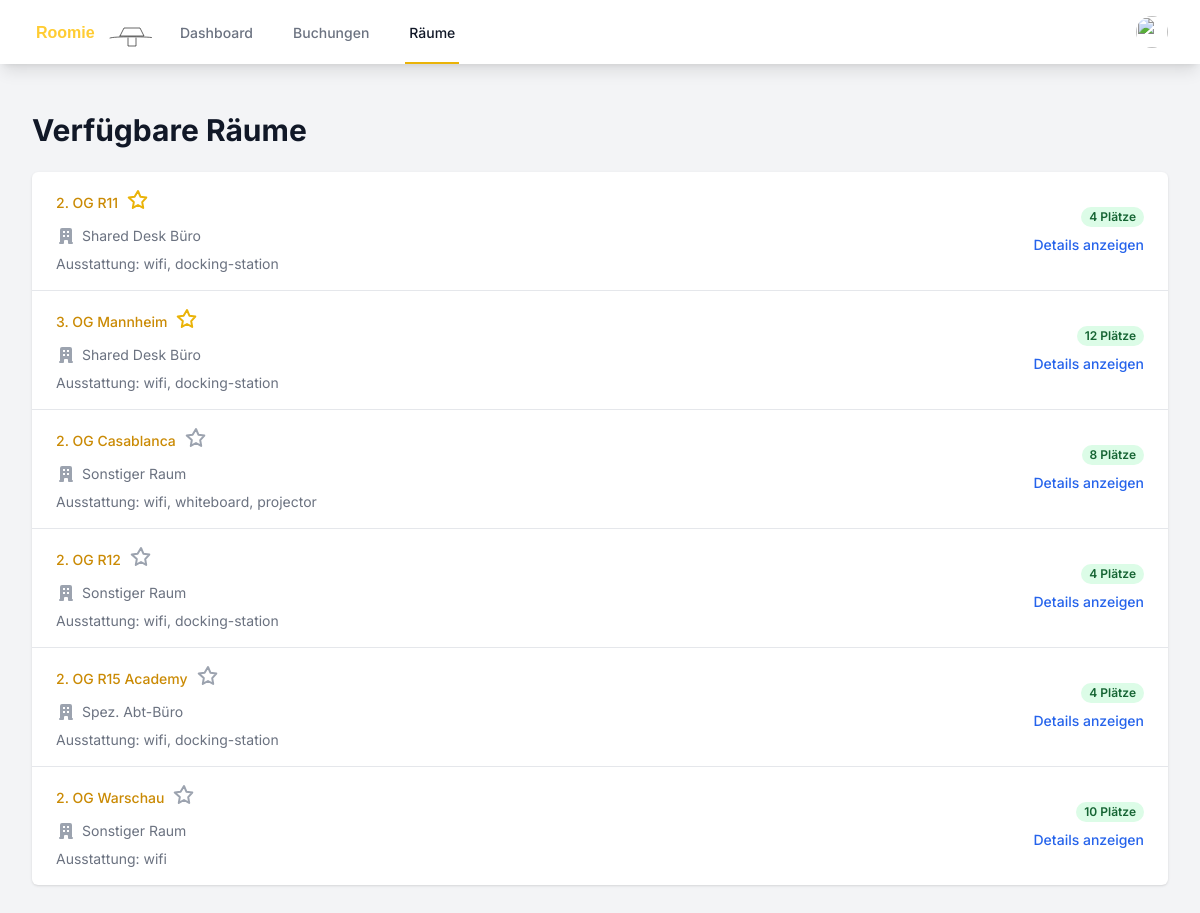
The app's page /rooms.php (signed in), older data.
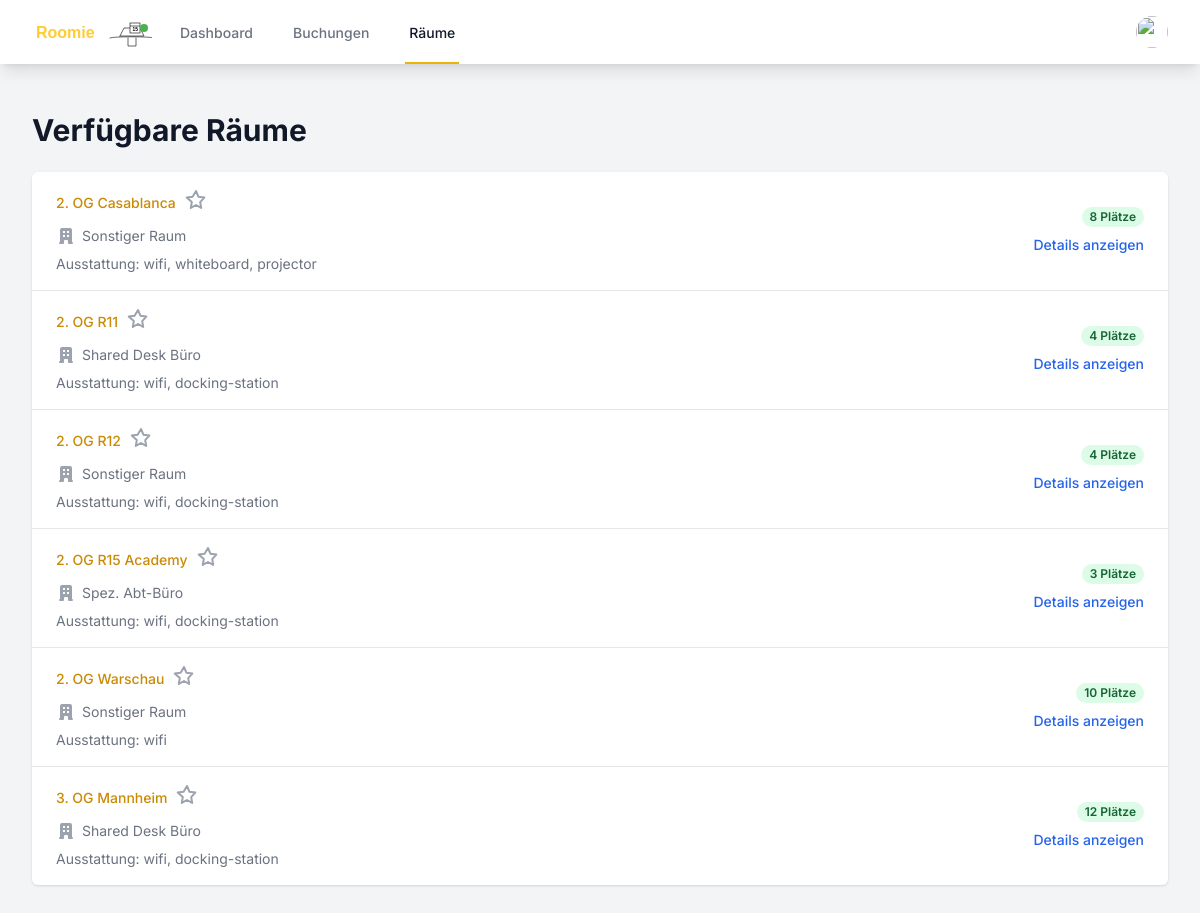
The same page, newer data.
### tables this page shows
CREATE TABLE rooms (
        id INTEGER PRIMARY KEY AUTOINCREMENT,
        name TEXT NOT NULL,
        type TEXT NOT NULL,
        capacity INTEGER DEFAULT 0,
        is_favorite INTEGER DEFAULT 0,
        equipment TEXT
    );

### rooms.php (the view, shortened to what this page needs)
<?php
require_once 'auth.php';
try {
    $db = getDatabaseConnection();
    $stmt = $db->query('SELECT r.id, r.name, r.type, r.capacity, r.equipment, r.is_favorite
                        FROM rooms r
                        ORDER BY r.is_favorite DESC, r.name');
    $rooms = $stmt->fetchAll(PDO::FETCH_ASSOC);
} catch (PDOException $e) {
    $error = "Datenbankfehler: " . $e->getMessage();
}
function getRoomTypeName($type)
{
    switch ($type) {
        case 'shared-desk':
            return 'Shared Desk Büro';
        case 'spez-abt-buro':
            return 'Spez. Abt-Büro';
        default:
            return 'Sonstiger Raum';
    }
}
?>
<!DOCTYPE html>
<html lang="de">
<head>
    <script src="https://cdn.tailwindcss.com"></script>
    <link rel="stylesheet" href="styles.css">
</head>
<body class="bg-gray-100">
    <nav class="bg-white shadow-lg">
        <div class="max-w-7xl mx-auto px-4 sm:px-6 lg:px-8">
            <div class="flex justify-between h-16">
                <div class="flex">
                    <div class="flex-shrink-0 flex items-center">
                        <img class="h-8 w-auto" src="test.svg" alt="Roomie Logo">
                    </div>
                    <div class="hidden sm:ml-6 sm:flex sm:space-x-8">
                        <a href="index.php" class="border-transparent text-gray-500 hover:border-gray-300 hover:text-gray-700 inline-flex items-center px-1 pt-1 border-b-2 text-sm font-medium">
                            Dashboard
                        </a>
                        <a href="bookings.php" class="border-transparent text-gray-500 hover:border-gray-300 hover:text-gray-700 inline-flex items-center px-1 pt-1 border-b-2 text-sm font-medium">
                            Buchungen
                        </a>
                        <a href="rooms.php" class="border-yellow-500 text-gray-900 inline-flex items-center px-1 pt-1 border-b-2 text-sm font-medium">
                            Räume
                        </a>
                    </div>
                </div>
                <div class="hidden sm:ml-6 sm:flex sm:items-center">
                    <div class="ml-3 relative" x-data="{ open: false }">
                        <div>
                            <button @click="open = !open" class="bg-white rounded-full flex text-sm focus:outline-none focus:ring-2 focus:ring-offset-2 focus:ring-yellow-500" id="user-menu" aria-haspopup="true" x-bind:aria-expanded="open">
                                <img class="h-8 w-8 rounded-full" src="<?php echo !empty($user['profile_image']) ? 'uploads/' . htmlspecialchars($user['profile_image']) : 'https://images.unsplash.com/photo-1472099645785-5658abf4ff4e?ixlib=rb-1.2.1&ixid=eyJhcHBfaWQiOjEyMDd9&auto=format&fit=facearea&facepad=2&w=256&h=256&q=80'; ?>" alt="">
                            </button>
                        </div>
                    </div>
                </div>
            </div>
        </div>
    </nav>
    <div class="max-w-7xl mx-auto py-6 sm:px-6 lg:px-8">
        <div class="px-4 py-6 sm:px-0">
            <h1 class="text-3xl font-bold text-gray-900 mb-6">Verfügbare Räume</h1>
            <div class="bg-white shadow overflow-hidden sm:rounded-md">
                <ul class="divide-y divide-gray-200">
                    <?php foreach ($rooms as $room) : ?>
                        <li class="flex justify-between items-center px-4 py-4 sm:px-6">
                            <div class="flex items-center">
                                <a href="room_details.php?id=<?php echo $room['id']; ?>" class="block hover:bg-gray-50">
                                    <div class="flex items-center">
                                        <p class="text-sm font-medium text-yellow-600 truncate">
                                            <?php echo htmlspecialchars($room['name']); ?>
                                        </p>
                                        <form method="POST" action="rooms.php" class="ml-2">
                                            <button type="submit" class="focus:outline-none">
                                                <?php if ($room['is_favorite']): ?>
                                                    <svg class="h-6 w-6 text-yellow-500" xmlns="http://www.w3.org/2000/svg" fill="none" viewBox="0 0 24 24" stroke="currentColor">
                                                        <path stroke-linecap="round" stroke-linejoin="round" stroke-width="2" d="M12 17l-5.2 2.9 1-5.8L2.7 9.6l5.9-.9L12 3l2.4 5.7 5.9.9-4.1 4.5 1 5.8z" />
                                                    </svg>
                                                <?php else: ?>
                                                    <svg class="h-6 w-6 text-gray-400" xmlns="http://www.w3.org/2000/svg" fill="none" viewBox="0 0 24 24" stroke="currentColor">
                                                        <path stroke-linecap="round" stroke-linejoin="round" stroke-width="2" d="M12 17l-5.2 2.9 1-5.8L2.7 9.6l5.9-.9L12 3l2.4 5.7 5.9.9-4.1 4.5 1 5.8z" />
                                                    </svg>
                                                <?php endif; ?>
                                            </button>
                                        </form>
                                    </div>
                                    <div class="mt-2 sm:flex sm:justify-between">
                                        <div class="sm:flex">
                                            <p class="flex items-center text-sm text-gray-500">
                                                <?php echo htmlspecialchars(getRoomTypeName($room['type'])); ?>
                                            </p>
                                        </div>
                                    </div>
                                    <div class="mt-2 text-sm text-gray-500">
                                        <p>Ausstattung: <?php echo htmlspecialchars(implode(', ', json_decode($room['equipment'], true) ?? [])); ?></p>
                                    </div>
                                </a>
                            </div>
                            <div class="ml-4 flex-shrink-0 flex flex-col items-end">
                                <p class="px-2 inline-flex text-xs leading-5 font-semibold rounded-full bg-green-100 text-green-800">
                                    <?php echo $room['capacity']; ?> Plätze
                                </p>
                                <a href="room_details.php?id=<?php echo $room['id']; ?>" class="mt-2 text-blue-600 hover:text-blue-800 text-sm font-medium">
                                    Details anzeigen
                                </a>
                            </div>
                        </li>
                    <?php endforeach; ?>
                </ul>
            </div>
        </div>
    </div>
</body>
</html>

### rooms.php (style rules this page uses)
body { font-family: 'Inter', sans-serif; }

Row changes from the older to the newer data that the page shows:
shown differently, row unchanged: rooms "2. OG Casablanca": moves up the list
changed rooms "2. OG R11": is_favorite 1 → 0 (drawn)
changed rooms "2. OG R15 Academy": capacity "4" → "3"
changed rooms "3. OG Mannheim": is_favorite 1 → 0 (drawn); moves down the list
